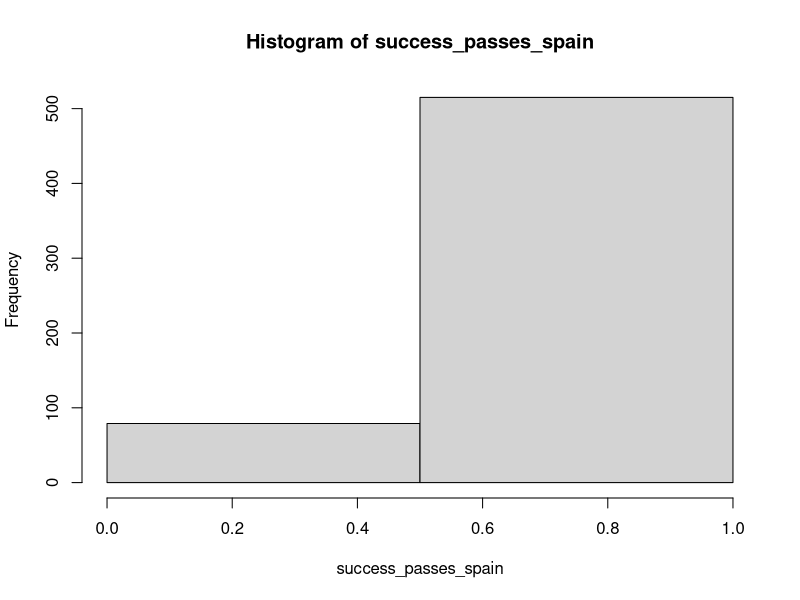
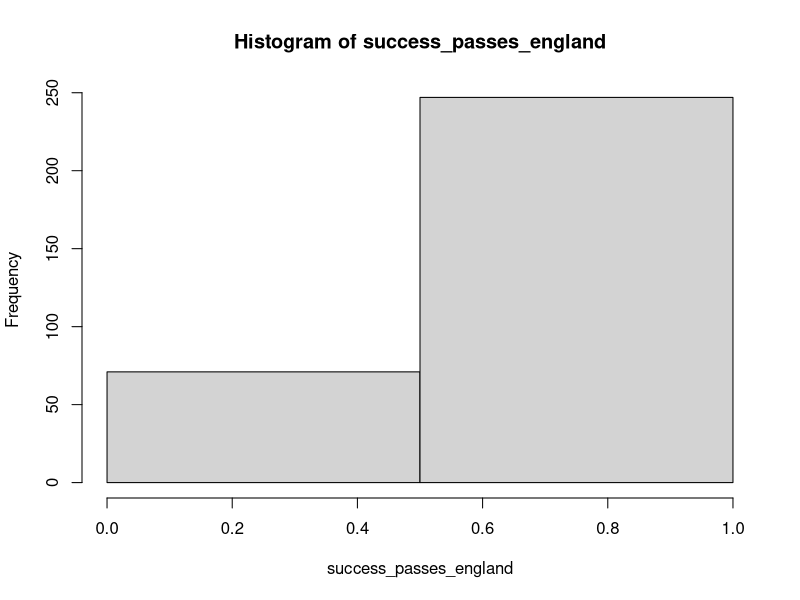

Recreate these plots in R, in order.
setwd("~/Projets/SpainEnglandEuros")
data <- read.csv("EurosFinal2024-Spain v England.csv")

#creation of a dataset formed of passes
df_passes <- data[data$type=="Pass",]

#cleaning of df_passes


df_passes <- df_passes[,c("X", "eventId", "teamId", "teamName", "minute", 
                          "second", "x", "y", "endX", "endY", "type", "period", 
                          "outcomeType", "playerId", "shortName", "position")]

# creation of a dataset for each team

df_passes_spain <- df_passes[df_passes$teamId==338,]
df_passes_england <- df_passes[df_passes$teamId==345,]

# visualisation of passes
{
  success_passes_spain <- df_passes_spain[,"outcomeType"]
  i = 1
  for (var in success_passes_spain) {
    if (var == "Successful") {
      success_passes_spain[i] = 1
    } else {
      success_passes_spain[i] = 0
    }
    i = i+1
  }
  
  success_passes_spain <- as.numeric(success_passes_spain)
  
  hs <- hist(success_passes_spain, breaks = 2)
  print("Proportion of successful passes : ")
  hs$counts[2] / (hs$counts[2]+hs$counts[1])
  
}
{
  success_passes_england <- df_passes_england[,"outcomeType"]
  i = 1
  for (var in success_passes_england) {
    if (var == "Successful") {
      success_passes_england[i] = 1
    } else {
      success_passes_england[i] = 0
    }
    i = i+1
  }
  
  success_passes_england <- as.numeric(success_passes_england)
  
  he <- hist(success_passes_england, breaks = 2)
  
  print("Proportion of successful passes : ")
  he$counts[2] / (he$counts[2]+he$counts[1])
  
}





